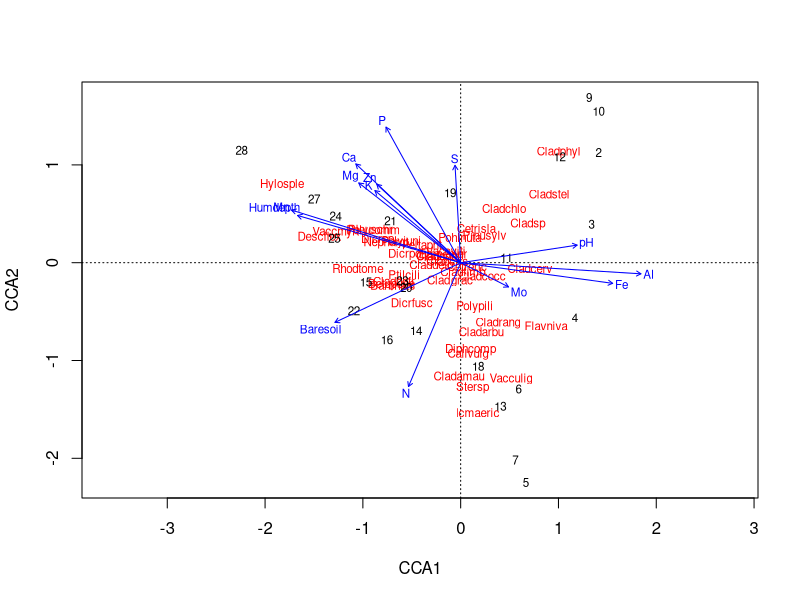
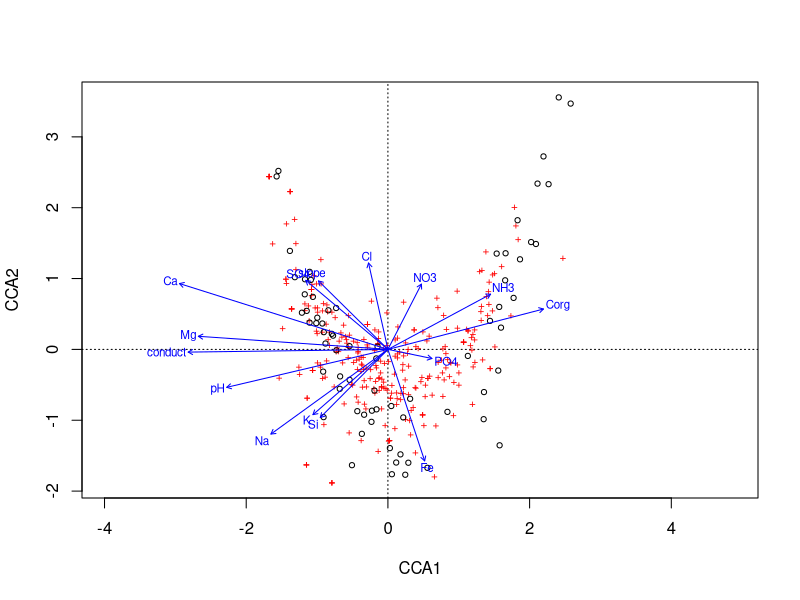
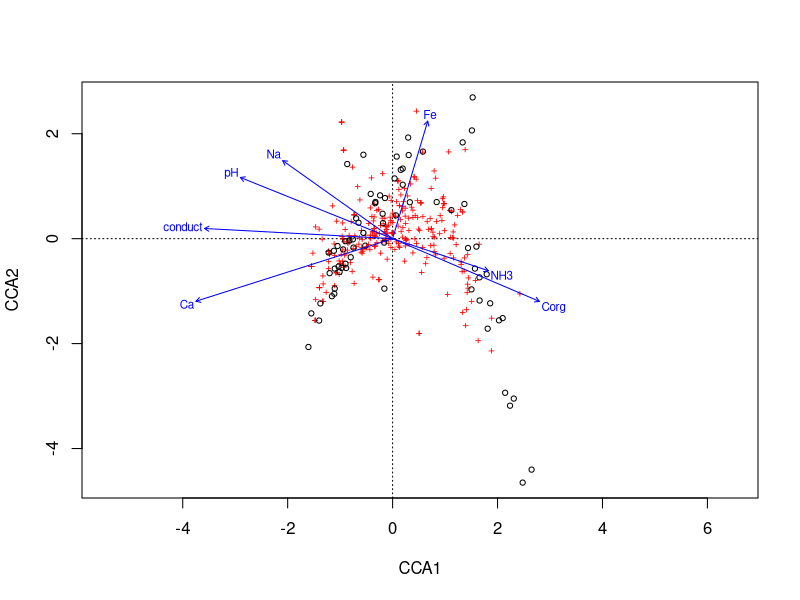
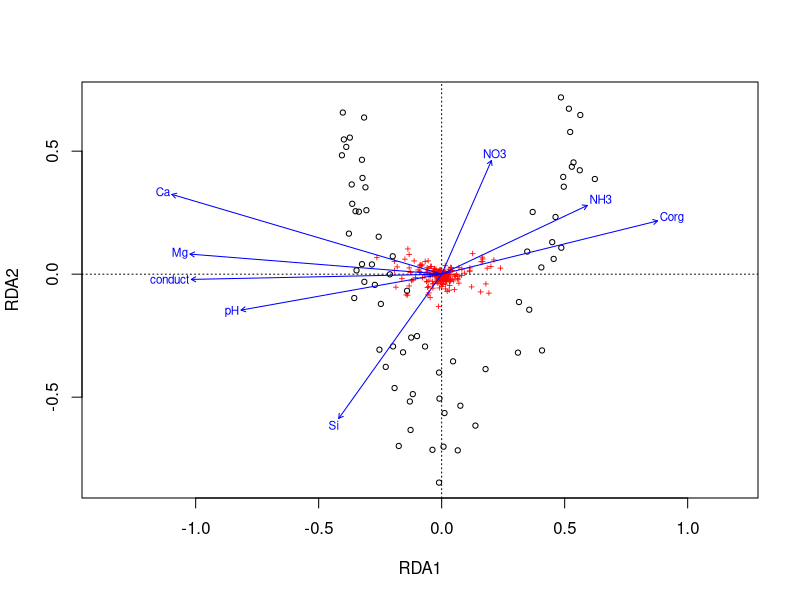
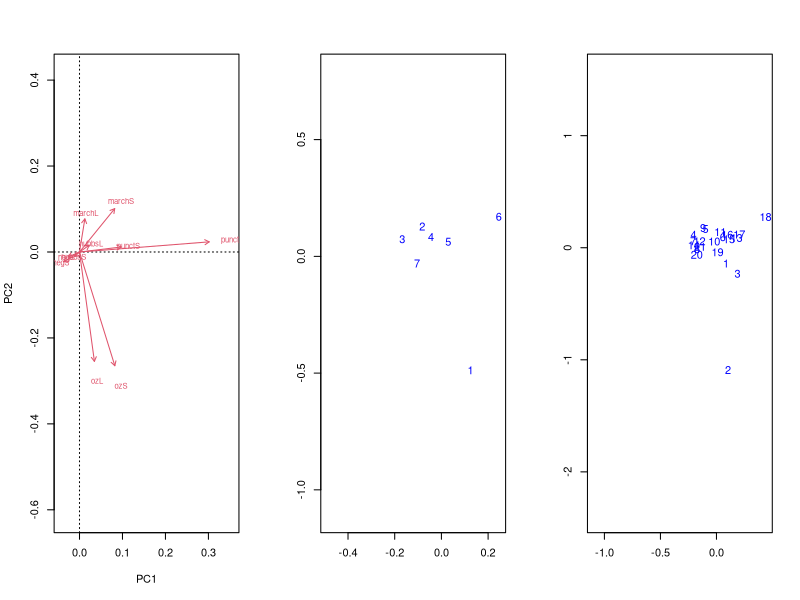

Write the R code that produced these figures, in order.
## ---- chunk 1
knitr::opts_chunk$set(comment=NA, fig.align = "center",
                      out.width = "0.7\\linewidth",
                      echo = TRUE, message = TRUE, warning = TRUE,
                      cache = TRUE)
knitr::knit_hooks$set(crop.plot = knitr::hook_pdfcrop)
## ---- chunk 2
library("vegan")
data(varespec)
data(varechem)
## ---- chunk 3
cca1 <- cca(varespec ~ ., data = varechem)
cca1
## ---- chunk 4
rda1 <- rda(varespec ~ ., data = varechem)
rda1
## ---- chunk 5
eigenvals(cca1)
## ---- chunk 6
str(scores(cca1, choices = 1:4, display = c("species","sites")), max = 1)
head(scores(cca1, choices = 1:2, display = "sites"))
## ---- chunk 7
scores(cca1, choices = 1:2, display = "species", scaling = 3)
## ---- chunk 8
pcca <- cca(X = varespec,
            Y = varechem[, "Ca", drop = FALSE],
            Z = varechem[, "pH", drop = FALSE])
pcca <- cca(varespec ~ Ca + Condition(pH), data = varechem) ## easier!
## ---- chunk 9
plot(cca1)
## ---- chunk 10
vare.cca <- cca(varespec ~ Al + P*(K + Baresoil), data = varechem)
vare.cca
## ---- chunk 11
vif.cca(vare.cca)
## ---- chunk 12
upr <- cca(varespec ~ ., data = varechem)
lwr <- cca(varespec ~ 1, data = varechem)
set.seed(1)
mods <- ordistep(lwr, scope = formula(upr), trace = 0)
## ---- chunk 13
mods
## ---- chunk 14
mods$anova
## ---- chunk 15
mods2 <- step(upr, scope = list(lower = formula(lwr), upper = formula(upr)), trace = 0,
              test = "perm")
mods2
## ---- chunk 16
set.seed(42)
(perm <- anova(cca1))
## ---- chunk 17
args(anova.cca)
## ---- chunk 18
set.seed(1)
anova(mods, by = "axis")
## ---- chunk 19
set.seed(5)
anova(mods, by = "terms")
## ---- chunk 20
set.seed(10)
anova(mods, by = "margin")
## ---- chunk 21
## load vegan
library("vegan")

## load the data
spp <- read.csv("../00-data-sets/meadow-spp.csv", header = TRUE, row.names = 1)
env <- read.csv("../00-data-sets/meadow-env.csv", header = TRUE, row.names = 1)
## ---- chunk 22
m1 <- cca(spp ~ ., data = env)
set.seed(32)
anova(m1)
## ---- chunk 23
plot(m1)
## ---- chunk 24
set.seed(67)
lwr <- cca(spp ~ 1, data = env)
m2 <- ordistep(lwr, scope = formula(m1), trace = FALSE)
m2
## ---- chunk 25
plot(m2)
## ---- chunk 26
m2$anova
## ---- chunk 27
spph <- decostand(spp, method = "hellinger")
m3 <- rda(spph ~ ., data = env)
lwr <- rda(spph ~ 1, data = env)
m4 <- ordistep(lwr, scope = formula(m3), trace = FALSE)
## ---- chunk 28
plot(m4)
## ---- chunk 29
m5 <- ordiR2step(lwr, scope = formula(m3), trace = FALSE)
m5$anova
## ---- chunk 30
shuffle(10, control = how(within = Within(type = "series")))
## ---- chunk 31
set.seed(4)
h <- how(within = Within(type = "grid", ncol = 3, nrow = 3))
perm <- shuffle(9, control = h)
## ---- chunk 32
matrix(perm, ncol = 3)
## ---- chunk 33
plt <- gl(3, 10)
h <- how(within = Within(type = "series"), plots = Plots(strata = plt))
## ---- chunk 34
args(Within)
args(Plots)
## ---- chunk 35
args(how)
## ---- chunk 36
plt <- gl(3, 10)
h <- how(within = Within(type = "series"),
         plots = Plots(strata = plt))
set.seed(4)
p <- shuffle(30, control = h)
do.call("rbind", split(p, plt)) ## look at perms in context
## ---- chunk 37
plt <- gl(3, 10)
h <- how(within = Within(type = "series", constant = TRUE),
         plots = Plots(strata = plt))
set.seed(4)
p <- shuffle(30, control = h)
do.call("rbind", split(p, plt)) ## look at perms in context
## ---- chunk 38
## load vegan
library("vegan")

## load the data
spp <- read.csv("../00-data-sets/ohraz-spp.csv", header = TRUE, row.names = 1)
env <- read.csv("../00-data-sets/ohraz-env.csv", header = TRUE, row.names = 1)
molinia <- spp[, 1]
spp <- spp[, -1]

## Year as numeric
env <- transform(env, year = as.numeric(as.character(year)))
## ---- chunk 39
c1 <- rda(spp ~ year + year:mowing + year:fertilizer + year:removal + Condition(plotid), data = env)
(h <- how(within = Within(type = "none"), plots = Plots(strata = env$plotid, type = "free")))
## ---- chunk 40
set.seed(42)
anova(c1, permutations = h, model = "reduced")
## ---- chunk 41
set.seed(24)
anova(c1, permutations = h, model = "reduced", by = "axis")
## ---- chunk 42
## load data
crayfish <- head(read.csv("../00-data-sets/crayfish-spp.csv")[, -1], -1)
design <- read.csv("../00-data-sets/crayfish-design.csv", skip = 1)[, -1]

## fixup the names
names(crayfish) <- gsub("\\.", "", names(crayfish))
names(design) <- c("Watershed", "Stream", "Reach", "Run",
                   "Stream.Nested", "ReachNested", "Run.Nested")
## ---- chunk 43
m.pca <- rda(crayfish)
summary(eigenvals(m.pca))
## ---- chunk 44
set.seed(23)
layout(matrix(1:3, ncol = 3))
biplot(m.pca, type = c("text", "none"), display = "species", scaling = "species", correlation = TRUE)
plot(envfit(m.pca ~ Watershed, data = design, scaling = "species", correlation = TRUE), add = FALSE,
     labels = levels(design$Watershed))
ev.pca <- envfit(m.pca ~ Stream, data = design, scaling = "species", correlation = TRUE)
plot(ev.pca, labels = levels(design$Stream), add = FALSE)
layout(1)
## ---- chunk 45
m.ws <- rda(crayfish ~ Watershed, data = design)
m.ws
## ---- chunk 46
summary(eigenvals(m.ws, constrained = TRUE))

set.seed(1)
ctrl <- how(nperm = 499, within = Within(type = "none"),
            plots = with(design, Plots(strata = Stream, type = "free")))
(sig.ws <- anova(m.ws, permutations = ctrl))
## ---- chunk 47
m.str <- rda(crayfish ~ Stream + Condition(Watershed), data = design)
m.str
## ---- chunk 48
summary(eigenvals(m.str, constrained = TRUE))
set.seed(1)
ctrl <- how(nperm = 499, within = Within(type = "none"),
            plots = with(design, Plots(strata = Reach, type = "free")),
            blocks = with(design, Watershed))
(sig.str <- anova(m.str, permutations = ctrl))
## ---- chunk 49
(m.re <- rda(crayfish ~ Reach + Condition(Stream), data = design))
## ---- chunk 50
set.seed(1)
ctrl <- how(nperm = 499, within = Within(type = "none"),
            plots = with(design, Plots(strata = Run, type = "free")),
            blocks = with(design, Stream))
(sig.re <- anova(m.re, permutations = ctrl))
## ---- chunk 51
(m.run <- rda(crayfish ~ Run + Condition(Reach), data = design))
## ---- chunk 52
set.seed(1)
ctrl <- how(nperm = 499, within = Within(type = "free"),
            blocks = with(design, Reach))
(sig.run <- anova(m.run, permutations = ctrl))
## ---- chunk 53
df <- data.frame(Component = c("Watershed","Stream","Reach","Run","Residual","Total"),
                 "Explained %" = c(18.9,12.3,15.8,19.5,33.5,100),
                 "DF" = c(6,14,42,126,378,566), check.names = FALSE)
df <- transform(df, "'Mean Square'" = round(`Explained %` / DF, 3),
                "p value" = c(0.002, 0.008, 0.002, 0.002, NA, NA),
                check.names = FALSE)
knitr::kable(df)
## ---- chunk 54
head(goodness(mods))
head(goodness(mods, summarize = TRUE))
## ---- chunk 55
head(inertcomp(mods, proportional = TRUE))
## ---- chunk 56
spenvcor(mods)
## ---- chunk 57
intersetcor(mods)
